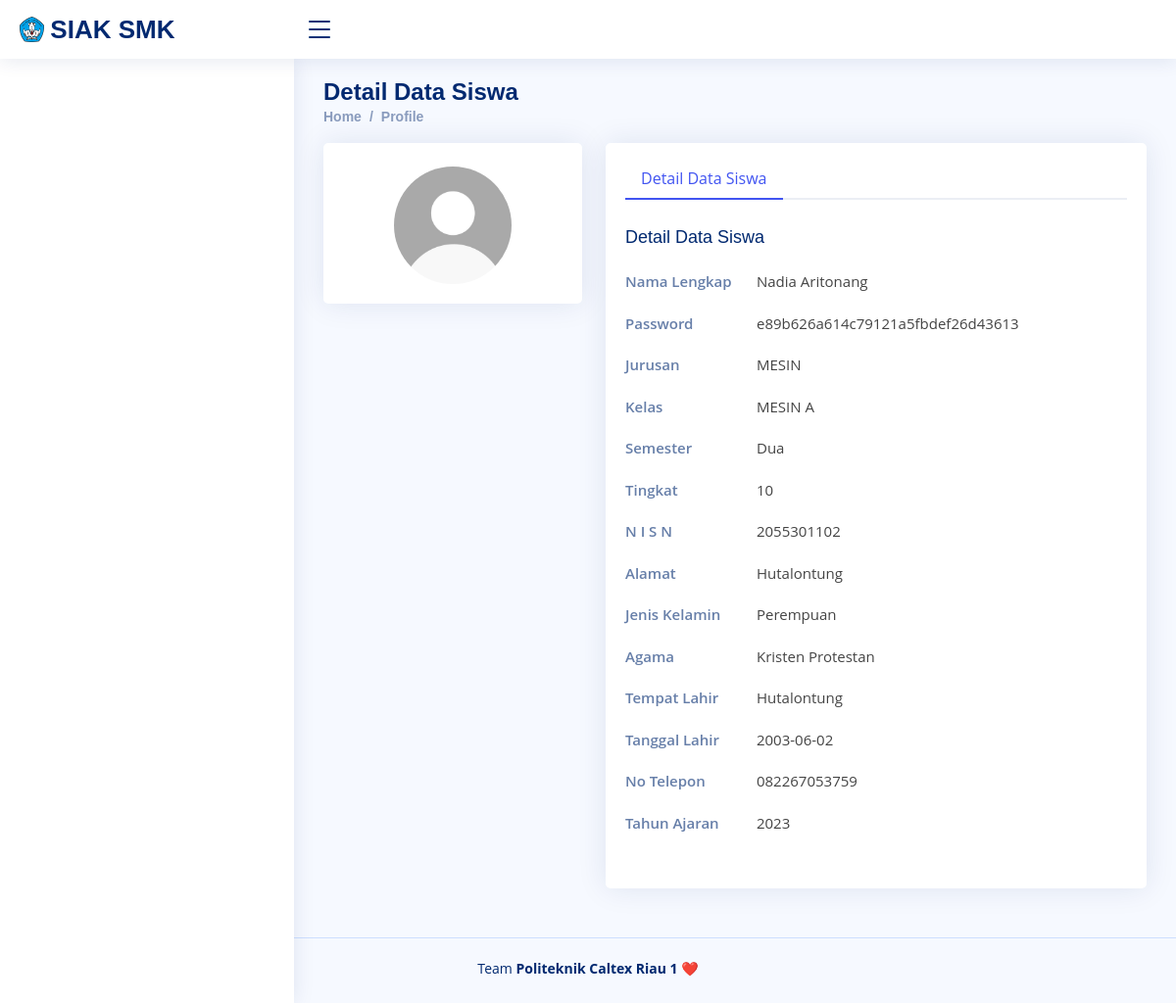
Page /Siswa/detail/46 on the committed database.
### tables this page shows
CREATE TABLE `siswa` (
  `id_siswa` int(10) NOT NULL,
  `password` varchar(100) NOT NULL,
  `nama` varchar(100) NOT NULL,
  `kelas` int(100) NOT NULL,
  `jurusan` int(100) NOT NULL,
  `semester` enum('Satu','Dua','Tiga','Empat','Lima','Enam') NOT NULL,
  `nisn` varchar(100) NOT NULL,
  `email` varchar(100) NOT NULL,
  `alamat` varchar(100) NOT NULL,
  `jk` enum('Laki-Laki','Perempuan') NOT NULL,
  `agama` enum('Islam','Kristen Protestan','Katolik','Hindu','Buddha','Konghucu') NOT NULL,
  `tmptlahir` varchar(100) NOT NULL,
  `tgllahir` date NOT NULL,
  `notelp` varchar(15) NOT NULL,
  `thnajaran` varchar(20) NOT NULL,
  `tingkat` int(20) NOT NULL,
  `status` enum('lulus','tidak lulus') NOT NULL,
  `gambar` varchar(500) NOT NULL,
  `nama_ortu` varchar(100) NOT NULL,
  `alamat_ortu` varchar(100) NOT NULL,
  `pekerjaan_ortu` varchar(100) NOT NULL
);

CREATE TABLE `jurusan` (
  `id_jurusan` int(10) NOT NULL,
  `nama_jurusan` varchar(100) NOT NULL
);

CREATE TABLE `kelas` (
  `id_kelas` int(10) NOT NULL,
  `nama_kelas` varchar(100) NOT NULL,
  `jurusan` int(100) NOT NULL,
  `wali_kelas` int(100) NOT NULL,
  `tingkat` int(11) NOT NULL
);

### application/controllers/Siswa.php (called while the page is built, shortened)
<?php
class Siswa extends CI_Controller
{
    public function __construct()
    {
        $this->load->model('Siswa_model');
        $this->load->model('Jurusan_model');
        $this->load->model('Kelas_model');
    }
    function detail($id)
    {
        $data['judul'] = "Halaman Detail Siswa";
        $data['siswa'] = $this->Siswa_model->getById($id);
        $this->load->view("layout/header", $data);
        $this->load->view("siswa/vw_detail_siswa", $data);
        $this->load->view("layout/footer", $data);
    }
}
?>

### index.php (called while the page is built, shortened)
<?php
require_once BASEPATH.'core/CodeIgniter.php';

### application/models/Siswa_model.php (called while the page is built, shortened)
<?php
class Siswa_model extends CI_Model
{
    public function getById($id)
    {
        $this->db->select('s.*, j.nama_jurusan as jurusan, k.nama_kelas as kelas');
        $this->db->from('siswa s');
        $this->db->join('jurusan j', 's.jurusan = j.id_jurusan');
        $this->db->join('kelas k', 's.kelas = k.id_kelas');
        $this->db->where('s.id_siswa', $id);
        $query = $this->db->get();
        return $query->row_array();
    }
}
?>

### application/views/siswa/vw_detail_siswa.php (the view, shortened to what this page needs)
<main id="main" class="main">
    <div class="pagetitle">
        <h1>Detail Data Siswa</h1>
        <nav>
            <ol class="breadcrumb">
                <li class="breadcrumb-item"><a href="<?= base_url('Dashboard') ?>">Home</a></li>
                <li class="breadcrumb-item">Profile</li>
            </ol>
        </nav>
    </div>
    <section class="section profile">
      <div class="row">
        <div class="col-xl-4">
          <div class="card">
            <div class="card-body profile-card pt-4 d-flex flex-column align-items-center">
              <img src="<?= base_url('assets/img/profil/') . $siswa['gambar']; ?>" alt="Profile" class="rounded-circle">
            </div>
          </div>
        </div>
        <div class="col-xl-8">
          <div class="card">
            <div class="card-body pt-3">
                    <ul class="nav nav-tabs nav-tabs-bordered">
                        <li class="nav-item">
                            <button class="nav-link active" data-bs-toggle="tab"
                                data-bs-target="#profile-overview">Detail Data Siswa</button>
                        </li>
                    </ul>
                    <div class="tab-content pt-2">
                        <div class="tab-pane fade show active profile-overview" id="profile-overview">
                            <h5 class="card-title">Detail Data Siswa</h5>
                            <div class="row">
                                <div class="col-lg-3 col-md-4 label ">Nama Lengkap</div>
                                <div class="col-lg-9 col-md-8"><?= $siswa['nama']; ?></div>
                            </div>
                            <div class="row">
                                <div class="col-lg-3 col-md-4 label">Password</div>
                                <div class="col-lg-9 col-md-8"><?= $siswa['password']; ?></div>
                            </div>
                            <div class="row">
                                <div class="col-lg-3 col-md-4 label">Jurusan</div>
                                <div class="col-lg-9 col-md-8"><?= $siswa['jurusan']; ?></div>
                            </div>
                            <div class="row">
                                <div class="col-lg-3 col-md-4 label">Kelas</div>
                                <div class="col-lg-9 col-md-8"><?= $siswa['kelas']; ?></div>
                            </div>
                            <div class="row">
                                <div class="col-lg-3 col-md-4 label">Semester</div>
                                <div class="col-lg-9 col-md-8"><?= $siswa['semester']; ?></div>
                            </div>
                            <div class="row">
                                <div class="col-lg-3 col-md-4 label">Tingkat</div>
                                <div class="col-lg-9 col-md-8"><?= $siswa['tingkat']; ?></div>
                            </div>
                            <div class="row">
                                <div class="col-lg-3 col-md-4 label">N I S N</div>
                                <div class="col-lg-9 col-md-8"><?= $siswa['nisn']; ?></div>
                            </div>
                            <div class="row">
                                <div class="col-lg-3 col-md-4 label">Alamat</div>
                                <div class="col-lg-9 col-md-8"><?= $siswa['alamat']; ?></div>
                            </div>
                            <div class="row">
                                <div class="col-lg-3 col-md-4 label">Jenis Kelamin</div>
                                <div class="col-lg-9 col-md-8"><?= $siswa['jk']; ?></div>
                            </div>
                            <div class="row">
                                <div class="col-lg-3 col-md-4 label">Agama</div>
                                <div class="col-lg-9 col-md-8"><?= $siswa['agama']; ?></div>
                            </div>
                            <div class="row">
                                <div class="col-lg-3 col-md-4 label">Tempat Lahir</div>
                                <div class="col-lg-9 col-md-8"><?= $siswa['tmptlahir']; ?></div>
                            </div>
                            <div class="row">
                                <div class="col-lg-3 col-md-4 label">Tanggal Lahir</div>
                                <div class="col-lg-9 col-md-8"><?= $siswa['tgllahir']; ?></div>
                            </div>
                            <div class="row">
                                <div class="col-lg-3 col-md-4 label">No Telepon</div>
                                <div class="col-lg-9 col-md-8"><?= $siswa['notelp']; ?></div>
                            </div>
                            <div class="row">
                                <div class="col-lg-3 col-md-4 label">Tahun Ajaran</div>
                                <div class="col-lg-9 col-md-8"><?= $siswa['thnajaran']; ?></div>
                            </div>
                        </div>
                    </div>
                </div>
            </div>
        </div>
        </div>
    </section>
</main>

### assets/css/style.css (style rules this page uses)
:root { scroll-behavior: smooth; }
body { font-family: "Open Sans", sans-serif; background: #f6f9ff; color: #444444; }
a { color: #4154f1; text-decoration: none; }
h1, h2, h3, h4, h5, h6 { font-family: "Nunito", sans-serif; }
#main { margin-top: 60px; padding: 20px 30px; transition: all 0.3s; min-height: 100vh; }
.pagetitle { margin-bottom: 10px; }
.pagetitle h1 { font-size: 24px; margin-bottom: 0; font-weight: 600; color: #012970; }
.card { margin-bottom: 30px; border: none; border-radius: 5px; box-shadow: 0px 0 30px rgba(1, 41, 112, 0.1); margin-left: auto; margin-right: auto; }
.card-title { padding: 20px 0 15px 0; font-size: 18px; font-weight: 500; color: #012970; font-family: "Poppins", sans-serif; }
.card-body { padding: 0 20px 20px 20px; }
.breadcrumb { font-size: 14px; font-family: "Nunito", sans-serif; color: #899bbd; font-weight: 600; }
.breadcrumb a { color: #899bbd; transition: 0.3s; }
.breadcrumb .breadcrumb-item::before { color: #899bbd; }
.nav-tabs-bordered { border-bottom: 2px solid #ebeef4; }
.nav-tabs-bordered .nav-link { margin-bottom: -2px; border: none; color: #2c384e; }
.nav-tabs-bordered .nav-link.active { background-color: #fff; color: #4154f1; border-bottom: 2px solid #4154f1; }
@media (min-width: 1200px) { #main { margin-left: 300px; } }
.profile .profile-card img { max-width: 120px; }
.profile .profile-overview .row { margin-bottom: 20px; font-size: 15px; }
.profile .profile-overview .card-title { color: #012970; }
.profile .profile-overview .label { font-weight: 600; color: rgba(1, 41, 112, 0.6); }

### rows in the picture
siswa: gambar (picture), nama "Nadia Aritonang", password "e89b626a614c79121a5fbdef26d43613", jurusan.nama_jurusan "MESIN", kelas.nama_kelas "MESIN A", semester "Dua", tingkat "10", nisn "2055301102", alamat "Hutalontung", jk "Perempuan", agama "Kristen Protestan", tmptlahir "Hutalontung", tgllahir "2003-06-02", notelp "082267053759", thnajaran "2023"
